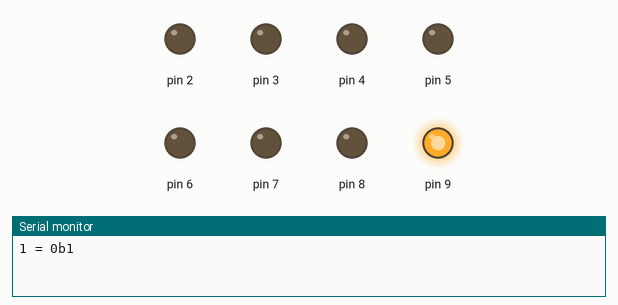
A sketch run on a simulated Arduino Uno, built with avr-gcc and run on an emulated ATmega328P. Shown: output pins drawn as LEDs (lit = HIGH), the last lines printed to the serial monitor.

Above: at 0.03 s.
At 0.38 s:
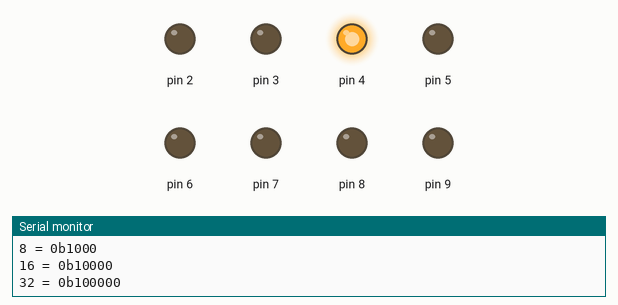
At 0.73 s:
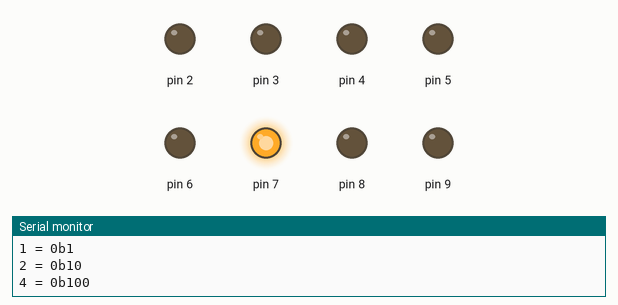
At 1.44 s:
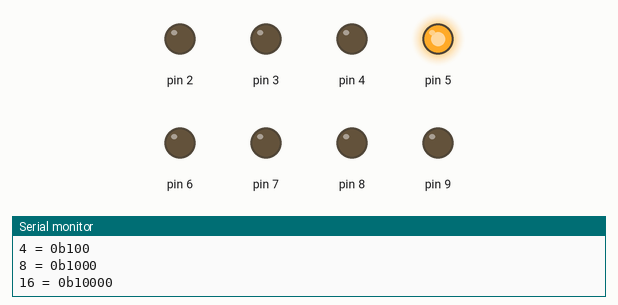
At 2.14 s:
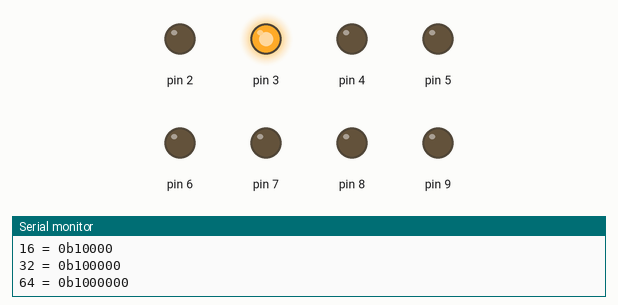
At 2.92 s:
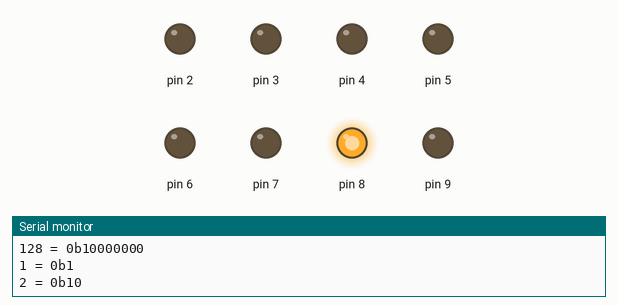
Timing chart, 0 to 3.2 s (numbered marks = the images above):
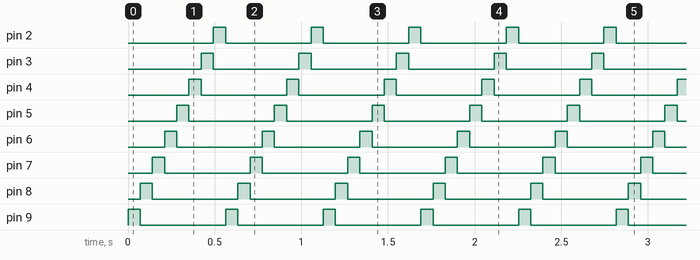

The sketch:

counter.ino
```cpp
byte counter;

void setup() {
  Serial.begin(9600);
  for(int i=2; i <= 9; i++){
    pinMode(i, OUTPUT);
    digitalWrite(i, LOW);
  }

}

void loop() {
  if (counter < 1) {
    counter = 1;
  }
  writeValue(counter);
  Serial.print(counter);
  Serial.print(" = 0b");
  Serial.println(counter, BIN);

  counter <<= 1;
  delay(70);

}

void writeValue(byte val) {
  for (int i=0; i < 8; i++) {
    if (bitRead(val, i) == 1) {
      digitalWrite(9-i, HIGH);
    } else {
      digitalWrite(9-i, LOW);
    }
  }
}
```

Measured:
- by itself, pin 2–9: alternates HIGH for 0.07 s and LOW for 0.49 s
- by itself, everything shown: repeats every 0.56 s, in 8 steps
